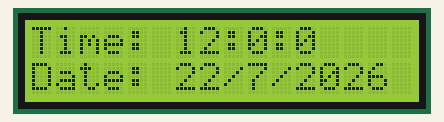
The sketch below on a simulated Arduino Uno, built with avr-gcc and run on an emulated ATmega328P. Parts: 16×2 character LCD. The local clock reads 2024-03-15 10:24:30 at power-on unless the sketch sets it; what the sketch prints to the serial monitor is not drawn.

Above: at 0.1 s.
At 4.3 s:
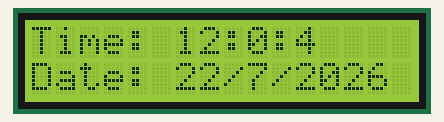
At 9.4 s:
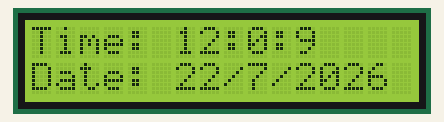
At 18.7 s:
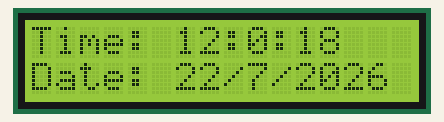
At 27.9 s:
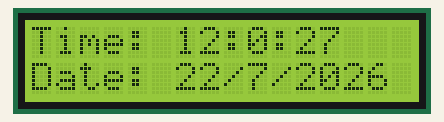
At 38.2 s:
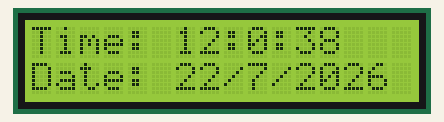

The sketch:

sketch.ino
```cpp
#include <Wire.h>
#include <LiquidCrystal_I2C.h>
#include <RTClib.h>

LiquidCrystal_I2C LCD(0x27, 16, 2);
RTC_DS1307 CLOCK;

void setup() {
  Serial.begin(9600);
  Wire.begin();
  LCD.init();
  LCD.backlight();

  if (!CLOCK.begin()) {
    Serial.println("RTC not found!");
    while (1);
  }

  CLOCK.adjust(DateTime(2026, 7, 22, 12, 0, 0));

  Serial.println("Digital Clock Started");
}

void loop() {
  DateTime NOW = CLOCK.now();

  Serial.print(NOW.hour());
  Serial.print(":");
  Serial.print(NOW.minute());
  Serial.print(":");
  Serial.println(NOW.second());

  LCD.setCursor(0, 0);
  LCD.print("Time: ");
  LCD.print(NOW.hour());
  LCD.print(":");
  LCD.print(NOW.minute());
  LCD.print(":");
  LCD.print(NOW.second());

  LCD.setCursor(0, 1);
  LCD.print("Date: ");
  LCD.print(NOW.day());
  LCD.print("/");
  LCD.print(NOW.month());
  LCD.print("/");
  LCD.print(NOW.year());

  delay(1000);
}
```

Measured:
- what the display in image 1 shows lasts 1.0 s, from 4.2 s to 5.2 s
